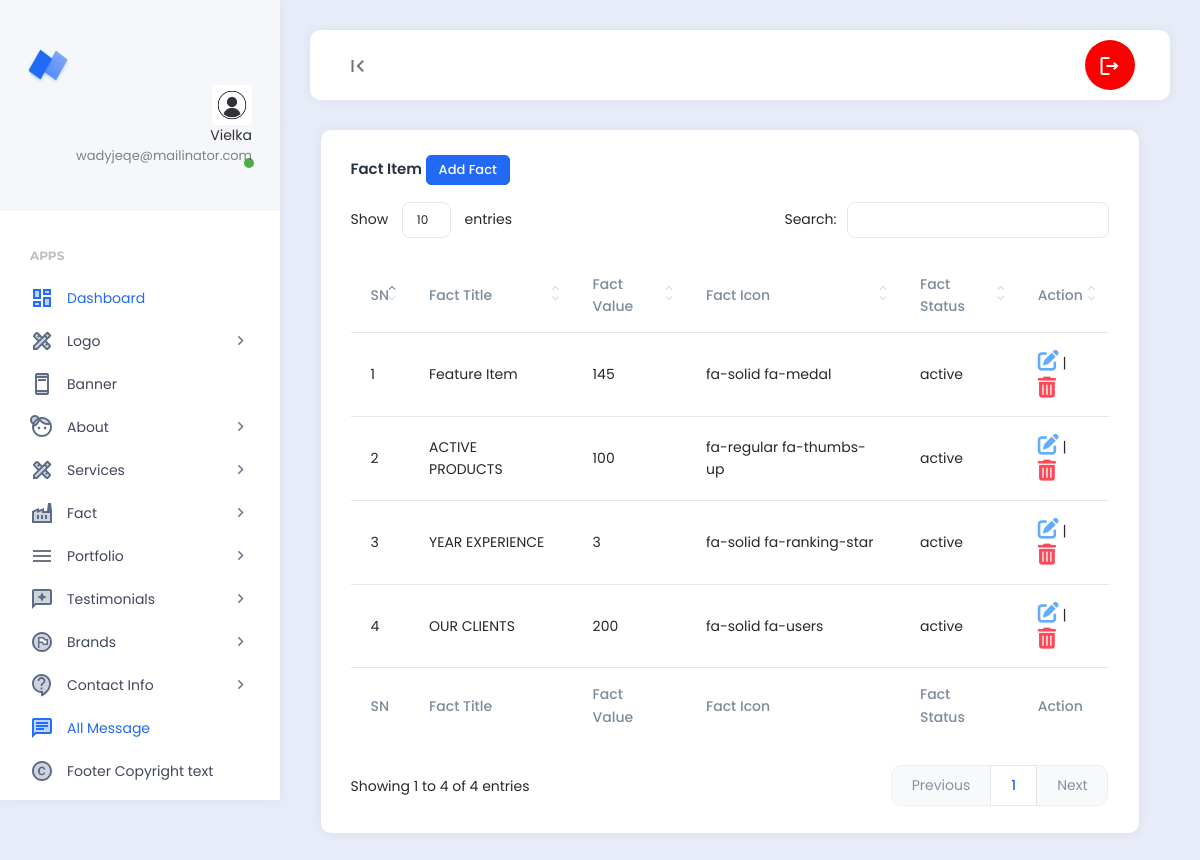
The page /backend/manage_fact.php (signed in) on the database its author committed.
### tables this page shows
CREATE TABLE `pro_users` (
  `id` int(11) NOT NULL,
  `name` varchar(55) NOT NULL,
  `email` varchar(55) NOT NULL,
  `password` varchar(100) NOT NULL,
  `profile_photo` varchar(200) NOT NULL DEFAULT 'profile_photo.jpg'
);

CREATE TABLE `pro_facts` (
  `id` int(11) NOT NULL,
  `fact_title` varchar(255) NOT NULL,
  `fact_value` varchar(255) NOT NULL,
  `fact_icon` varchar(100) NOT NULL,
  `fact_status` varchar(100) NOT NULL
);

### backend/manage_fact.php (the view, shortened to what this page needs)
<?php
require_once('header.php');
require_once('../config/db.php');
$select_all_facts_query = "SELECT * FROM pro_facts";
$select_all_fact_query_run = mysqli_query($db_con, $select_all_facts_query);
$facts_serial = 1;
?>
<div class="row">
    <div class="col">
        <div class="card">
            <div class="card-header">
                <h5 class="card-title">Fact Item <span><a href="add_fact.php" class="btn btn-primary btn btn-sm">Add Fact</a></span></h5>
            </div>
            <div class="card-body">
                <table id="datatable1" class="display" style="width:100%">
                    <thead>
                        <tr>
                            <th>SN</th>
                            <th>Fact Title</th>
                            <th>Fact Value</th>
                            <th>Fact Icon</th>
                            <th>Fact Status</th>
                            <th>Action</th>
                        </tr>
                    </thead>
                    <tbody>
                        <?php foreach($select_all_fact_query_run as $fact_items) : ?>
                        <tr>
                            <td><?= $facts_serial++; ?></td>
                            <td><?= $fact_items['fact_title'];?></td>
                            <td><?= $fact_items['fact_value'];?></td>
                            <td><?= $fact_items['fact_icon'];?></td>
                            <td><?= $fact_items['fact_status'];?></td>
                            <td>
                            <a href="edit_fact.php?id=<?=$fact_items['id']?>" class="text-info h4"><i class="fa-solid fa-pen-to-square"></i></a>
                            |
                            <a href="delete_fact.php?id=<?=$fact_items['id']?>" class="text-danger h4"><i class="fa-solid fa-trash-can"></i></a>
                            </td>
                        </tr>
                        <?php endforeach;?>
                    </tbody>
                    <tfoot>
                        <tr>
                            <th>SN</th>
                            <th>Fact Title</th>
                            <th>Fact Value</th>
                            <th>Fact Icon</th>
                            <th>Fact Status</th>
                            <th>Action</th>
                        </tr>
                    </tfoot>
                </table>
            </div>
        </div>
    </div>
</div>
<?php
require_once('footer.php');
?>

### backend/header.php (shortened to what this page needs)
<?php
require_once('../config/db.php');
$id = $_SESSION['login_id'];
$select_profile_image_query = "SELECT profile_photo FROM `pro_users` WHERE id=$id";
$query_run = mysqli_query($db_con, $select_profile_image_query);
$select_profile_fetch_assoc = mysqli_fetch_assoc($query_run)['profile_photo'];
?>
<!DOCTYPE html>
<html lang="en">
<head>
    <link rel="stylesheet" href="https://cdnjs.cloudflare.com/ajax/libs/font-awesome/6.4.2/css/all.min.css">
    <link href="assets/plugins/bootstrap/css/bootstrap.min.css" rel="stylesheet">
    <link href="assets/plugins/perfectscroll/perfect-scrollbar.css" rel="stylesheet">
    <link href="assets/plugins/pace/pace.css" rel="stylesheet">
    <link href="assets/plugins/highlight/styles/github-gist.css" rel="stylesheet">
    <link href="assets/plugins/summernote/summernote-lite.min.css" rel="stylesheet">
    <link href="assets/plugins/datatables/datatables.min.css" rel="stylesheet">
    <link href="assets/css/main.min.css" rel="stylesheet">
    <link href="assets/css/custom.css" rel="stylesheet">
</head>
<body>
    <div class="app align-content-stretch d-flex flex-wrap">
        <div class="app-sidebar">
            <div class="logo">
                <a href="http://localhost/project/" target="_blank" class="logo-icon"><span class="logo-text">Neptune</span></a>
                <div class="sidebar-user-switcher user-activity-online">
                    <a href="#">
                        <img src="assets/images/profile_photo/<?= $select_profile_fetch_assoc;?>">
                        <span class="activity-indicator"></span>
                        <span class="user-info-text"><?php if(isset($_SESSION['login_name'])) : echo $_SESSION['login_name']; endif ?><br><span class="user-state-info"><?php if(isset($_SESSION['login_email'])) : echo $_SESSION['login_email']; endif?></span></span>
                    </a>
                </div>
            </div>
            <div class="app-menu">
                <ul class="accordion-menu">
                    <li class="sidebar-title">
                        Apps
                    </li>
                    <li class="active-page">
                        <a href="dashboard.php" class="active"><i class="material-icons-two-tone">dashboard</i>Dashboard</a>
                    </li>
                    <li>
                        <a href=""><i class="material-icons-two-tone">design_services</i>Logo<i class="material-icons has-sub-menu">keyboard_arrow_right</i></a>
                    </li>
                    <li>
                        <a href="manage_banner.php"><i class="material-icons-two-tone">ad_units</i>Banner</a>
                    </li>
                    <li>
                        <a href=""><i class="material-icons-two-tone">face_4</i>About<i class="material-icons has-sub-menu">keyboard_arrow_right</i></a>
                    </li>
                    <li>
                        <a href=""><i class="material-icons-two-tone">design_services</i>Services<i class="material-icons has-sub-menu">keyboard_arrow_right</i></a>
                    </li>
                    <li>
                        <a href=""><i class="material-icons-two-tone">factory</i>Fact<i class="material-icons has-sub-menu">keyboard_arrow_right</i></a>
                    </li>
                    <li>
                        <a href=""><i class="material-icons-two-tone"> menu </i>Portfolio<i class="material-icons has-sub-menu">keyboard_arrow_right</i></a>
                    </li>
                    <li>
                        <a href=""><i class="material-icons-two-tone">reviews</i>Testimonials<i class="material-icons has-sub-menu">keyboard_arrow_right</i></a>
                    </li>
                    <li>
                        <a href=""><i class="material-icons-two-tone">flag_circle</i>Brands<i class="material-icons has-sub-menu">keyboard_arrow_right</i></a>
                    </li>
                    <li>
                        <a href=""><i class="material-icons-two-tone">contact_support</i>Contact Info<i class="material-icons has-sub-menu">keyboard_arrow_right</i></a>
                    </li>
                    <li class="active-page">
                        <a href="all_message.php" class="active"><i class="material-icons-two-tone">chat</i>All Message</a>
                    </li>
                    <li>
                        <a href="copyright_text.php"><i class="material-icons-two-tone">copyright</i>Footer Copyright text</a>
                    </li>
                </ul>
            </div>
        </div>
        <div class="app-container">
            <div class="app-header">
                <nav class="navbar navbar-light navbar-expand-lg">
                    <div class="container-fluid">
                        <div class="navbar-nav" id="navbarNav">
                            <ul class="navbar-nav">
                                <li class="nav-item">
                                    <a class="nav-link hide-sidebar-toggle-button" href="#"><i class="material-icons">first_page</i></a>
                                </li>
                            </ul>
                        </div>
                        <div class="d-flex">
                            <ul class="navbar-nav">
                                <li class="nav-item hidden-on-mobile">
                                    <a class="nav-link nav-notifications-toggle" id="notificationsDropDown" style="width: 50px; height:50px;border-radius:50%;" href="#" data-bs-toggle="dropdown">
                                        <i class="material-icons-outlined">logout</i>
                                    </a>
                                </li>
                            </ul>
                        </div>
                    </div>
                </nav>
            </div>
            <div class="app-content">
                <div class="content-wrapper">
                    <div class="container">
                        <div class="row">

### rows shown on the page
pro_users: profile_photo (picture)
pro_facts: fact_title "Feature Item", fact_value "145", fact_icon "fa-solid fa-medal", fact_status "active"
pro_facts: fact_title "ACTIVE PRODUCTS", fact_value "100", fact_icon "fa-regular fa-thumbs-up", fact_status "active"
pro_facts: fact_title "YEAR EXPERIENCE", fact_value "3", fact_icon "fa-solid fa-ranking-star", fact_status "active"
pro_facts: fact_title "OUR CLIENTS", fact_value "200", fact_icon "fa-solid fa-users", fact_status "active"

### other values the page prints
$_SESSION['login_name'] "Vielka"
$_SESSION['login_email'] "wadyjeqe@mailinator.com"
